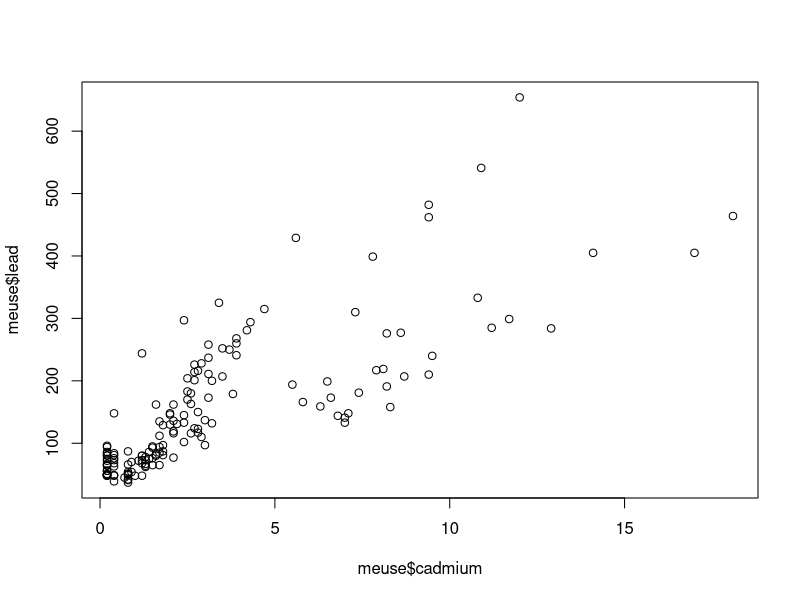
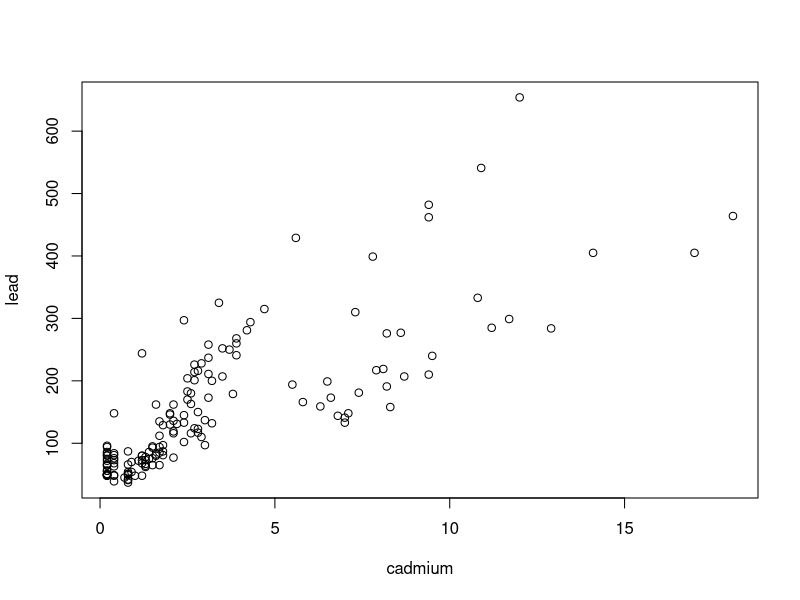
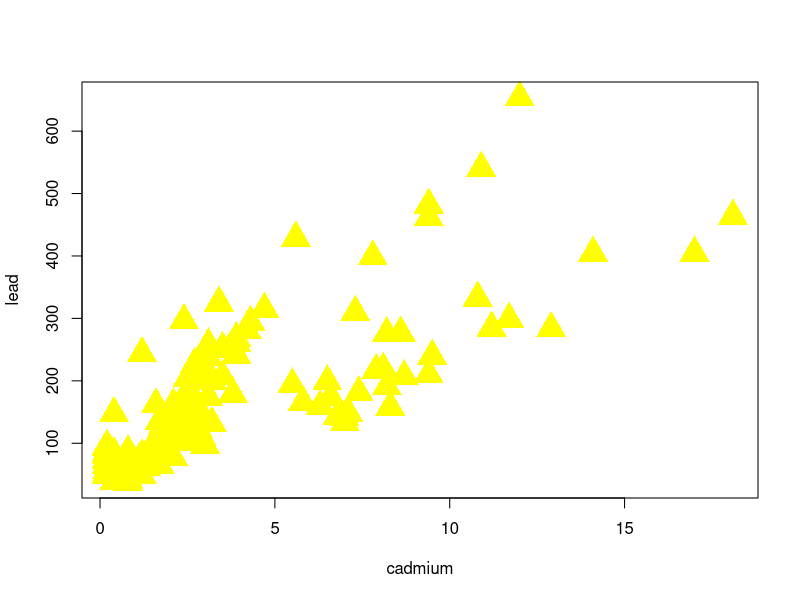
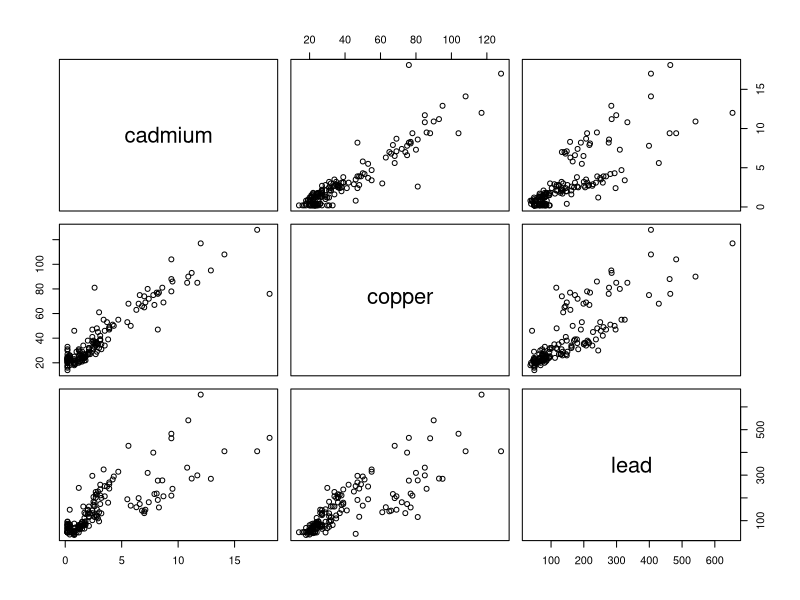
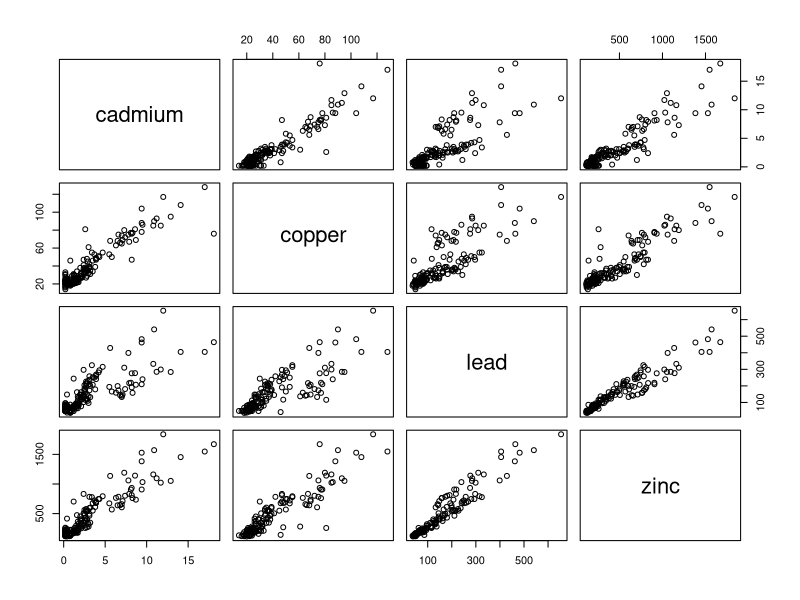
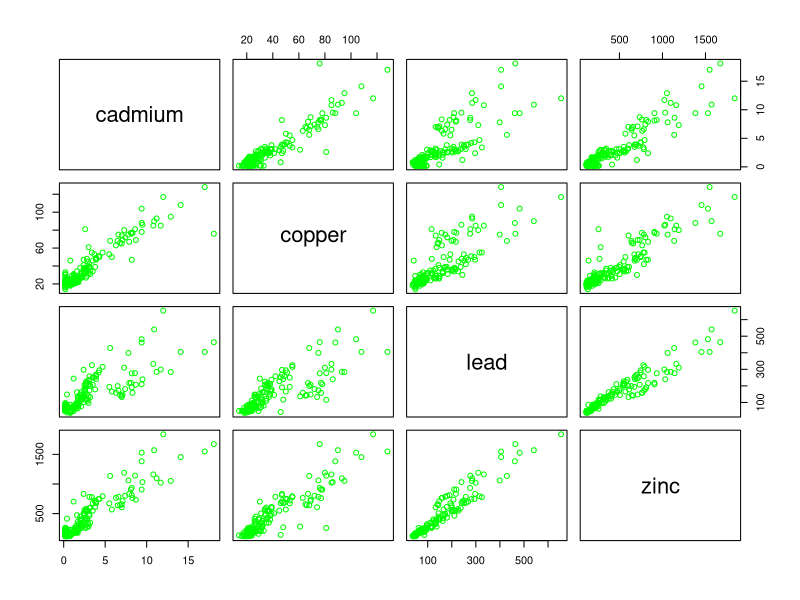

The R source for these figures, in order:
#Primo codice R

# installazione pacchetti, uso le virgolette per prendere qualcosa che è al di fuori di R, le citazioni successive senza virgolette
install.packages("sp")

library(sp)

#inserisco i dati di un data set, in questo caso meuse
data(meuse)

meuse

# head è funzione per inserire solo la parte iniziale di un data set, la testa
head(meuse)

#nomi delle variabili del data set
names(meuse)

#riassunto
summary(meuse)



#plot è funzione per mettere in relazione delle variabili, all'interno di meuse in questo caso e si esprime con il dollaro $
plot(meuse$cadmium,meuse$lead)


attach(meuse)
plot(cadmium,lead)

#grafico migliorato (pch : da cercare su google per prendere i caratteri, cex sta per character exageration, quindi aumento dimensioni del carattere, mentre col sta per colore)
plot(cadmium,lead,pch=17,cex=3,col="yellow")

# pairs è funzione che comprende tanti plot ovvero fra tutte le variabili possibili del data set, si apre un subset con la quadra seguita dalla virgola, i due punti indicano fino a che punto si arriva. La tilde si esegue con Alt+126
pairs(~cadmium+copper+lead,data=meuse)
pairs(meuse[,3:6])
pairs(meuse[,3:6],col="green")
